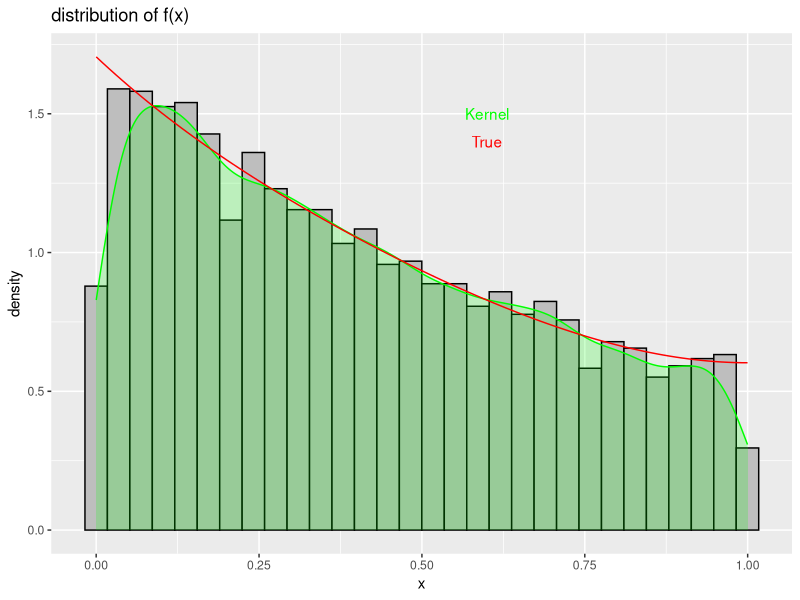
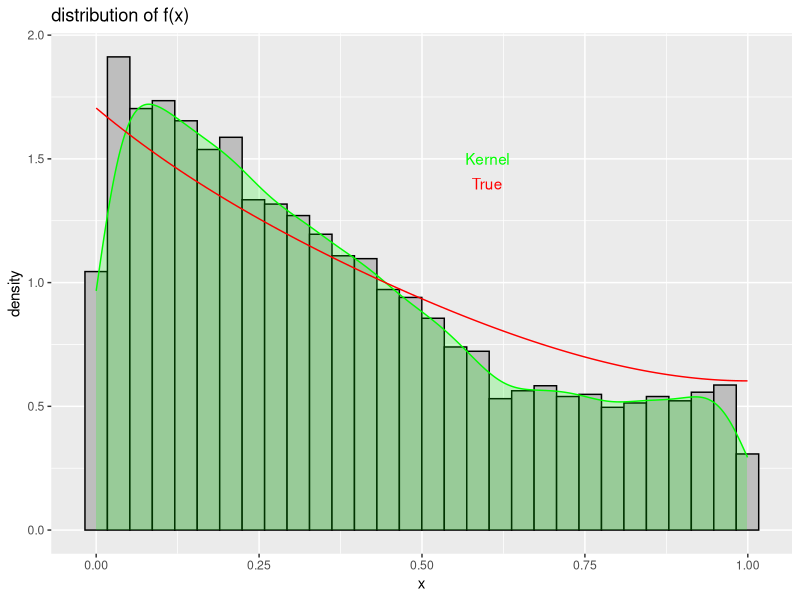

Write R code to recreate these figures, in order.
## ---- chunk 1
knitr::opts_chunk$set(echo = TRUE)
## ---- chunk 2
library(abind)
sample_g=function(n,a,b,weight){
  x_g=rep(0,n)
  p1=runif(n,0,1)
  g1=rbeta(n,a[1],b[1])
  g2=rbeta(n,a[2],b[2])
  x_g=abind(g1[p1<=weight],g2[p1>weight])
  x_g
}

h=function(x,a,b){
  x^(a[1]-1)/(1+x^2)+sqrt(2+x^2)*(1-x)^(b[2]-1)
}

f=function(x,a,b){
  h(x,a,b)/integrate(function(x)h(x,a,b),0,1)$value
}

q=function(x,a,b){
  x^(a[1]-1)+sqrt(3)*(1-x)^(b[2]-1)
}

sample_f=function(n,a,b,weight){
  x_f=rep(0,n)
  count=1
  while(count<=n){
    x_g=sample_g(1,a,b,weight)
    p2=runif(1,0,1)
    if(p2<=h(x_g,a,b)/q(x_g,a,b)){
      x_f[count]=x_g
      count=count+1
    }
  }
  x_f
}
## ---- chunk 3
n=10000
theta=2
beta=3
a=c(theta,1)
b=c(1,beta)
weight=beta/(beta+sqrt(3)*theta)
x=sample_f(n,a,b,weight)
library(ggplot2)
ggplot(data.frame(x=x),aes(x=x))+
  xlab("x")+
  ylab("density")+
  ggtitle("distribution of f(x)")+
  geom_histogram(aes(y=..density..),fill="gray", colour="black")+
  geom_density(fill="green",colour="green" ,alpha=0.2)+
  stat_function(fun=function(x) f(x,a,b),color="red")+
  annotate("text", x=0.6, y=1.5, label="Kernel",color="green")+
  annotate("text", x=0.6, y=1.4, label="True",color="red")
## ---- chunk 4
h1=function(x,theta){
  x^(theta-1)/(1+x^2)
}
h2=function(x,beta){
  sqrt(2+x)*(1-x)^(beta-1)
}
g1=function(x,theta){
  theta*x^(theta-1)
}
g2=function(x,beta){
  beta*(1-x)^(beta-1)
}
f=function(x,a,b){
  h(x,a,b)/integrate(function(x)h(x,a,b),0,1)$value
}
sample_f=function(n,a,b){
  x_f=rep(0,n)
  M1=1/a[1]
  M2=sqrt(3)/b[2]
  weight=M1/(M1+M2)
  count=1
  while(count<=n){
    p=runif(1,0,1)
    if(p<=weight){
      x=rbeta(1,a[1],b[1])
      p1=runif(1,0,1)
      if(p1<=h1(x,a[1])/(M1*g1(x,a[1]))){
        x_f[count]=x
        count=count+1
      }
    }
    else{
      x=rbeta(1,a[2],b[2]) 
      p2=runif(1,0,1)
      if(p2<=h2(x,b[2])/(M1*g1(x,b[2]))){
        x_f[count]=x
        count=count+1
      }
    }
  }
  x_f
}
## ---- chunk 5
theta=2
beta=3
a=c(theta,1)
b=c(1,beta)
x=sample_f(n,a,b)
library(ggplot2)
ggplot(data.frame(x=x),aes(x=x))+
  xlab("x")+
  ylab("density")+
  ggtitle("distribution of f(x)")+
  geom_histogram(aes(y=..density..),fill="gray", colour="black")+
  geom_density(fill="green",colour="green" ,alpha=0.2)+
  stat_function(fun=function(x) f(x,a,b),color="red")+
  annotate("text", x=0.6, y=1.5, label="Kernel",color="green")+
  annotate("text", x=0.6, y=1.4, label="True",color="red")
